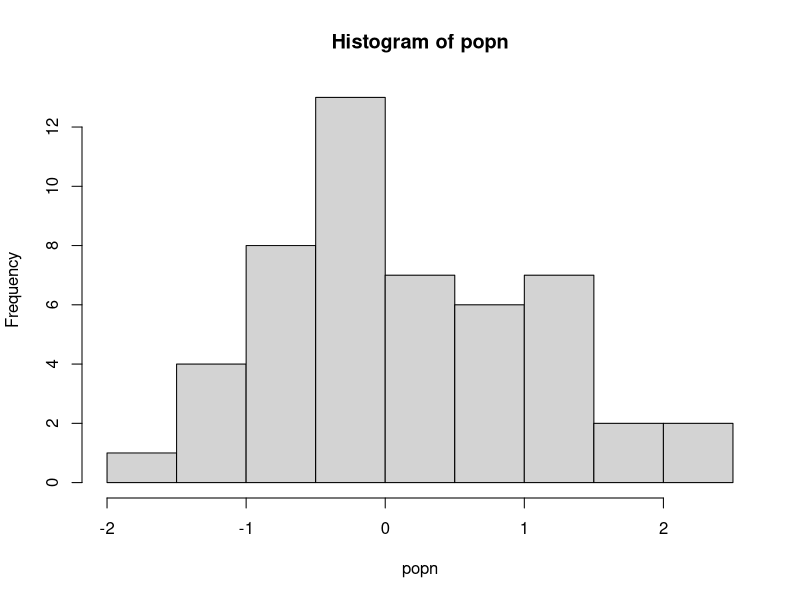

R code for this plot: (Note: this script raises an error after producing the figure.)
# Author: An (an.nguyen21@imperial.ac.uk)
# Script: try.R
# Created: Oct 2021
# Desc: How to use try() to catch errors.

rm(list=ls())
#obtain samples
doit <- function(x){
    temp_x <- sample(x, replace = TRUE)
    if(length(unique(temp_x)) > 30) {#only take mean if sample was sufficient
         print(paste("Mean of this sample was:", as.character(mean(temp_x))))
        } 
    else {
        stop("Couldn't calculate mean: too few unique values!")
        }
    }

#generate population
popn <- rnorm(50)

#draw histogram
hist(popn)

#apply doit() to popn 15 times
lapply(1:15, function(i) doit(popn))

#with try()
result <- lapply(1:15, function(i) try(doit(popn), FALSE))

#examine result after try()
class(result)
result

#using for instead of lappy
result <- vector("list", 15) #Preallocate/Initialize
for(i in 1:15) {
    result[[i]] <- try(doit(popn), FALSE)
    }